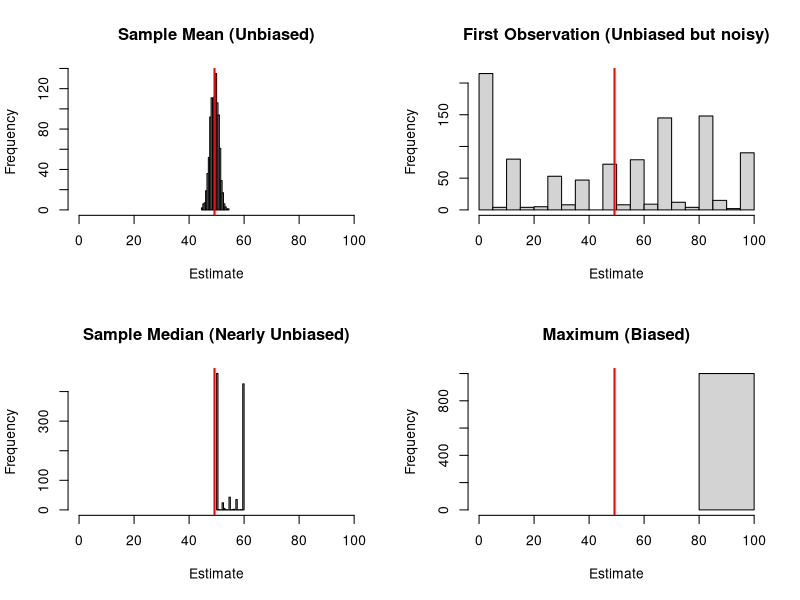
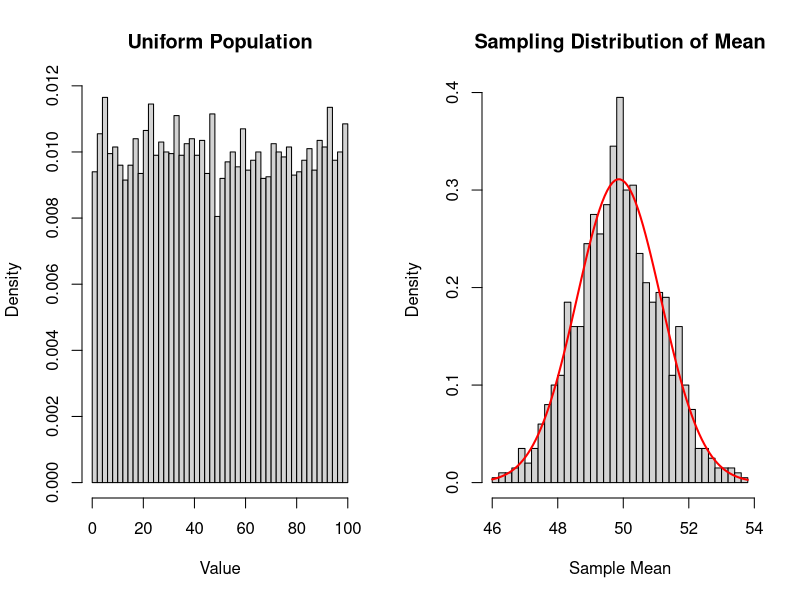
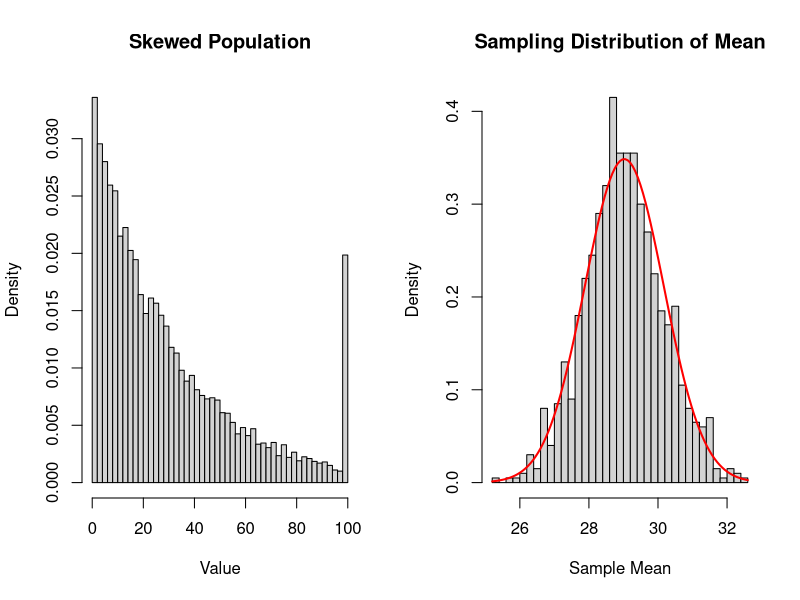
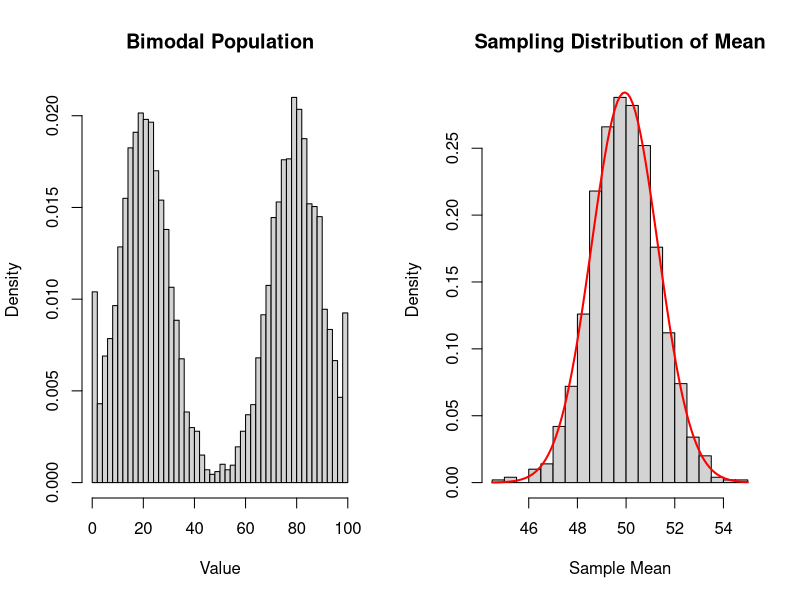

These charts were generated, in order, by the following R code:
## ---- chunk 1
# Load necessary packages
library(tidyverse)

# Load the ANES 2020 data
anes2020 <- read.csv("anes2020.csv")

# Look at the Biden feeling thermometer
summary(anes2020$biden.th)

# How many respondents do we have?
n_respondents <- sum(!is.na(anes2020$biden.th))
cat("We have Biden ratings from", n_respondents, "respondents\n")

# Calculate our sample mean
sample_mean <- mean(anes2020$biden.th, na.rm = TRUE)
cat("Sample mean Biden rating:", round(sample_mean, 2))
## ---- chunk 2
# Different estimators for central tendency
biden_clean <- na.omit(anes2020$biden.th)

# Estimator 1: Sample mean (uses all data)
est1_sample_mean <- mean(biden_clean)

# Estimator 2: Sample median (uses middle value)
est2_sample_median <- median(biden_clean)

# Estimator 3: First observation only
est3_first_obs <- biden_clean[1]

# Estimator 4: Largest value in sample
est4_maximum <- max(biden_clean)

# Estimator 5: Mean of first 10% of observations
n_10pct <- floor(length(biden_clean) * 0.1)
est5_partial_mean <- mean(biden_clean[1:n_10pct])

# Compare our estimates
cat("Estimator 1 (Sample mean):", round(est1_sample_mean, 2), "\n")
cat("Estimator 2 (Sample median):", round(est2_sample_median, 2), "\n")
cat("Estimator 3 (First observation):", est3_first_obs, "\n")
cat("Estimator 4 (Maximum):", est4_maximum, "\n")
cat("Estimator 5 (10% mean):", round(est5_partial_mean, 2), "\n")
## ---- chunk 3
# Treat our ANES data as the "population"
population <- biden_clean
true_mean <- mean(population)
cat("'True' population mean:", round(true_mean, 2), "\n\n")

# Take many samples and apply different estimators
n_simulations <- 1000
sample_size <- 500

# Storage for results
results_mean <- numeric(n_simulations)
results_median <- numeric(n_simulations)
results_max <- numeric(n_simulations)
results_first <- numeric(n_simulations)

# Simulation loop
set.seed(123)  # For reproducibility
for (i in 1:n_simulations) {
  # Draw a random sample
  sample_i <- sample(population, size = sample_size, replace = FALSE)
  
  # Apply different estimators
  results_mean[i] <- mean(sample_i)
  results_median[i] <- median(sample_i)
  results_max[i] <- max(sample_i)
  results_first[i] <- sample_i[1]
}
## ---- chunk 4
# Compare average performance
cat("Average across all samples:\n")
cat("Sample mean estimator:", round(mean(results_mean), 2), 
    "(Bias:", round(mean(results_mean) - true_mean, 2), ")\n")
cat("Sample median estimator:", round(mean(results_median), 2), 
    "(Bias:", round(mean(results_median) - true_mean, 2), ")\n")
cat("Maximum estimator:", round(mean(results_max), 2), 
    "(Bias:", round(mean(results_max) - true_mean, 2), ")\n")
cat("First observation estimator:", round(mean(results_first), 2), 
    "(Bias:", round(mean(results_first) - true_mean, 2), ")\n")
## ---- chunk 5
par(mfrow = c(2, 2))

hist(results_mean, breaks = 30, main = "Sample Mean (Unbiased)", 
     xlab = "Estimate", xlim = c(0, 100))
abline(v = true_mean, col = "red", lwd = 2)

hist(results_first, breaks = 30, main = "First Observation (Unbiased but noisy)", 
     xlab = "Estimate", xlim = c(0, 100))
abline(v = true_mean, col = "red", lwd = 2)

hist(results_median, breaks = 30, main = "Sample Median (Nearly Unbiased)", 
     xlab = "Estimate", xlim = c(0, 100))
abline(v = true_mean, col = "red", lwd = 2)

hist(results_max, breaks = 30, main = "Maximum (Biased)", 
     xlab = "Estimate", xlim = c(0, 100))
abline(v = true_mean, col = "red", lwd = 2)
## ---- chunk 6
# Compare variance of unbiased estimators
cat("Standard deviation of estimates (n = 500):\n")
cat("Sample mean:", round(sd(results_mean), 2), "\n")
cat("First observation:", round(sd(results_first), 2), "\n")
cat("\nThe sample mean is about", 
    round(sd(results_first)/sd(results_mean), 1), 
    "times more efficient!\n")
## ---- chunk 7
# Demonstrate CLT with different population shapes
set.seed(126)

# Create different population distributions
# Uniform distribution
pop_uniform <- runif(10000, min = 0, max = 100)

# Exponential (very skewed) distribution  
pop_skewed <- rexp(10000, rate = 1/30)
pop_skewed <- pmin(pop_skewed, 100)  # Cap at 100

# Bimodal distribution (like our Biden data)
pop_bimodal <- c(rnorm(5000, mean = 20, sd = 10), 
                 rnorm(5000, mean = 80, sd = 10))
pop_bimodal <- pmax(pmin(pop_bimodal, 100), 0)  # Keep between 0-100

# Function to demonstrate CLT
demonstrate_clt <- function(population, pop_name, n = 500, n_samples = 1000) {
  sample_means <- replicate(n_samples, mean(sample(population, n)))
  
  par(mfrow = c(1, 2))
  
  # Population distribution
  hist(population, breaks = 50, main = paste(pop_name, "Population"),
       xlab = "Value", probability = TRUE)
  
  # Sampling distribution
  hist(sample_means, breaks = 30, main = paste("Sampling Distribution of Mean"),
       xlab = "Sample Mean", probability = TRUE)
  
  # Add normal curve
  curve(dnorm(x, mean = mean(sample_means), sd = sd(sample_means)), 
        add = TRUE, col = "red", lwd = 2)
}
## ---- chunk 8
demonstrate_clt(pop_uniform, "Uniform")
demonstrate_clt(pop_skewed, "Skewed")  
demonstrate_clt(pop_bimodal, "Bimodal")
